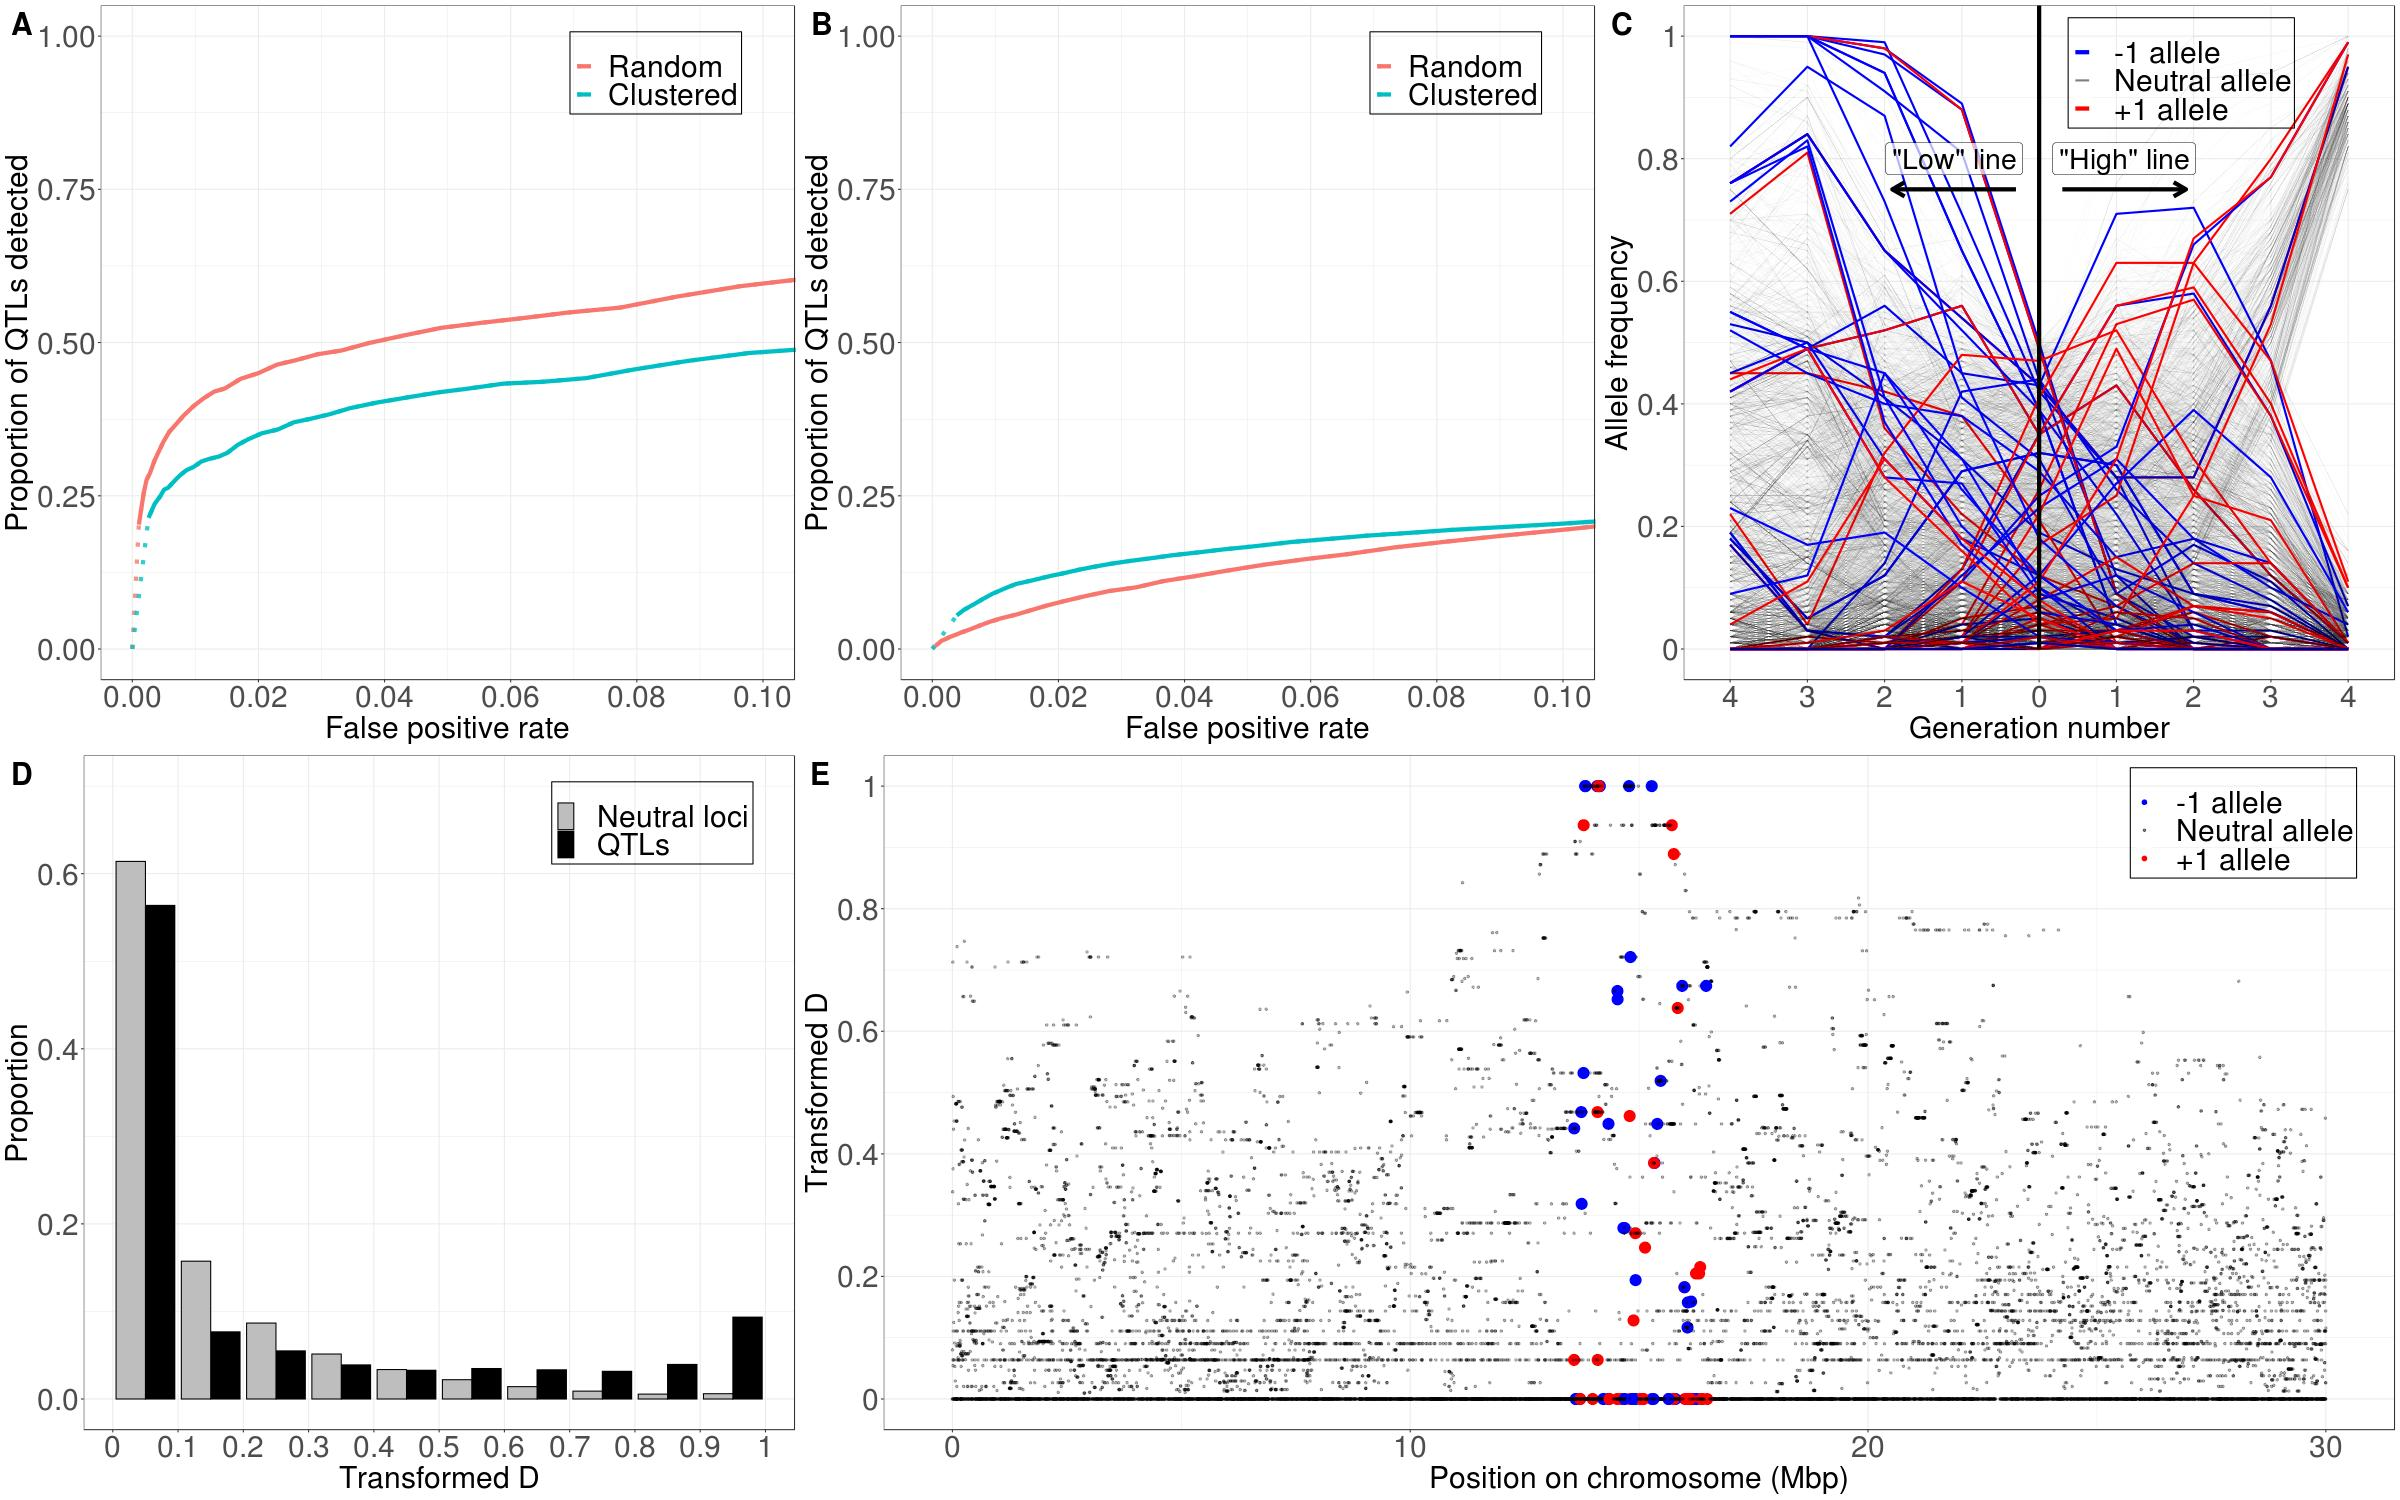

Source code (R):
## This script is used to create ROC curve comparisons among different trait architecture or experimental design scenarios.
## First define the type of comparisons that you want to make. Then, under the following if statement, define the appropriate variables for type of your comparison. Also define the variables outside of the if statement. Startin from line 75, also find the appropriate if statement and follow instructions there. 
## This step is usually very quick, so an interactive R session will be more suitable.
## You might find it easier to write your own R code for your specific purpose to plot the ROC curve. 

## A and B. ROC plots #############################################

rm(list=ls(all=TRUE))

Type <- "QTL_architecture" # can be "QTL_architecture", "WindowSize", "ComputationalMethod", "Replication", "Direction", "Experimental_design"

if (Type == "Direction"){
  NExpRep <- c(1)
  Directions <- c("Plus", "Minus")
} else if (Type == "Replication"){
  NsExpRep <- c(1,2,5)
  Direction <- c("Minus")
} else {
  NExpRep <- 1
  Directions <- c("Plus"
                  , "Minus"
  )
}
WindowSize <- 0
ComputationalMethod <- "D" # comment out if doing method comparison
filename <- "NQTL10_FewerSNPs" # When Type=="Replication", "Direction", "ComputationalMethod"
title <- paste0(Type, "_", filename) # When Type=="Replication", "Direction", "ComputationalMethod"
OutPath="/fs/cbsubscb10/storage/rl683/TemporalScan/" 
SampleSize=50 # make sure that the simulation had SampleSize LARGER or EQUAL to this
NSimRep=100 # make sure that the simulation had NSimRep LARGER or EQUAL to this

library(ggplot2)

if (Type %in% c("QTL_architecture", "Experimental_design")){ # define filenames, plot title, and plot labels in the begining of the following loop 
  for (i in c(9:10)){
    titles <- c("Number_of_SNPs"
                , "Number_of_QTLs"
                , "Starting_frequency_10_QTLs"
                , "Starting_frequency_100_QTLs"
                , "Effect_size_distribution_10_QTLs"
                , "Effect_size_distribution_100_QTLs"
                , "Dominance_10_QTLs"
                , "Dominance_100_QTLs"
                , "Position_10_QTLs"
                , "Position_100_QTLs"
                , "Epistasis_scenarios"
                , "ESDistxNGenxSelectedSize"
                , "Number_of_generations_100_QTLs"
                , "Number_of_generations_10_QTLs"
    )
    
    filenames <-   list(c("NQTL10_NGen5", "NQTL10_FewerSNPs_NGen5")
                        , c("NQTL2_NGen5", "NQTL10_NGen5", "NQTL20_NGen5", "NQTL100_NGen5", "NQTL200_NGen5")
                        , c("NQTL10_NGen5", "NQTL10_FreqLow5_NGen5", "NQTL10_FreqHigh5_NGen5")
                        , c("NQTL100_NGen5", "NQTL100_FreqLow5_NGen5", "NQTL100_FreqHigh5_NGen5")
                        , c("NQTL10_NGen5", "NQTL10_ESDistE_NGen5")
                        , c("NQTL100_NGen5", "NQTL100_ESDistE_NGen5")
                        , c("NQTL10_NGen5",  "NQTL10_D0_NGen5", "NQTL10_D1_NGen5")
                        , c("NQTL100_NGen5", "NQTL100_D0_NGen5", "NQTL100_D1_NGen5")
                        , c("NQTL10_NGen5", "NQTL10_Clustered_NGen5")
                        , c("NQTL100_NGen5", "NQTL100_Clustered_NGen5")
                        , c("NQTL10_NGen5", "NQTL10_EpiSce9_NGen5", "NQTL10_EpiSce4_NGen5", "NQTL10_EpiSce8_NGen5", "NQTL10_EpiSce1_NGen5", "NQTL10_EpiSce5_NGen5", "NQTL10_EpiSce10_NGen5", "NQTL10_EpiSce7_NGen5", "NQTL10_EpiSce11_NGen5")
                        , c("NQTL100", "NQTL100_ESDistE", "NQTL100_NGen20SelectedSize200", "NQTL100_NGen20SelectedSize200ESDistE")
                        , c("NQTL100", "NQTL100_NGen5")
                        , c("NQTL10", "NQTL10_NGen5")
    )
    
    labels <- list(c("~14000 SNPs \n(Standard)", "~1400 SNPs")
                   , c("2 QTLs", "10 QTLs", "20 QTLs", "100 QTLs",  "200 QTLs")
                   , c("Random (Standard)", "Lower than 5%", "Higher than 5%")
                   , c("Random (Standard)", "Lower than 5%", "Higher than 5%")
                   , c("Equal (Standard)", "Exponential")
                   , c("Equal (Standard)", "Exponential")
                   , c("Mutant is codominant \n(Standard)", "Mutant is recessive", "Mutant is dominant")
                   , c("Mutant is codominant \n(Standard)", "Mutant is recessive", "Mutant is dominant")
                   , c("Random", "Clustered")
                   , c("Random", "Clustered")
                   , c("No epistatisis (Standard)", "Synergistic, weak", "Synergistic, strong", "Antaganistic, weak", "Antaganistic, strong", "Sign, weak",  "Sign, strong", "Reciprocal sign, weak", "Reciprocal sign, strong")
                   , c("Fixed, 10 Generations, 10% Selected (Basline)", "Exponential, 10 Generations, 10% Selected", "Fixed, 20 Generations, 20% Selected", "Exponential, 20 Generations, 20% Selected")
                   , c("10 Generations (Standard)", "5 Generations")
                   , c("10 Generations (Standard)", "5 Generations")
    )
    
    title <- titles[i]
    filenames <- filenames[[i]]
    labels <- labels[[i]]
    
    
    n_files <- length(filenames)
    for (Direction in Directions) {
      for (filename in filenames){
        for (k in 1:NSimRep){
          if (Direction == "Plus") {
            DirectionName <- "SingleDirection"
          } else if (Direction == "Minus"){
            DirectionName <- "OppositeDirections"
          }
          setwd(paste0(OutPath, "Simulations/", filename, "/SimRep", k, "/ExpRep", Direction, NExpRep))
          ROC <- read.table("ROC_TwoTimepoints.txt", sep = ",",  header = T, stringsAsFactors = F)
          if(dim(ROC)[2]==6){
            ROC <- cbind(ROC, ROC[,2])
          }
          colnames(ROC)<- c("Proportion_of_genetic_variance_in_gen_1", 
                            "Proportion_of_QTL_detected_weighted", 
                            "False_positive_rate",
                            "Window_size",
                            "Computational_method",
                            "Numbers_of_timepoints_sampled",
                            "Proportion_of_QTL_detected_unweighted")
          ROC <- ROC[which(ROC$Window_size==WindowSize & ROC$Computational_method==ComputationalMethod),]
          if (k == 1){
            ROC_final <- ROC[,c(1:3,7)]
          } else {
            ROC_final <- ROC[,c(1:3,7)]+ROC_final
          }
        }
        ROC_final <- ROC_final/NSimRep
        ROC_final <- cbind(ROC_final, filename)
        color <- which(filenames == filename)
        ROC_final <- cbind(ROC_final, color) 
        if (!exists("ROC_QTL_archetecture_pooled")){
          ROC_QTL_archetecture_pooled <- ROC_final
        } else {
          ROC_QTL_archetecture_pooled <- rbind(ROC_QTL_archetecture_pooled, ROC_final)
        } 
      }
      library(ggplot2)
      
      p1 <- ggplot(ROC_QTL_archetecture_pooled, aes(False_positive_rate, Proportion_of_genetic_variance_in_gen_1, color = factor(color, labels = labels))) + 
        geom_line(size = 2, alpha = 0.8, linetype="dotted") + 
        geom_line(data=ROC_QTL_archetecture_pooled[which(ROC_QTL_archetecture_pooled[,1]>0 | ROC_QTL_archetecture_pooled[,3]>0),], aes(False_positive_rate, Proportion_of_genetic_variance_in_gen_1, color = factor(color, labels = labels)), size = 2, alpha = 1) + 
        scale_x_continuous(breaks = seq(0,0.1,0.02)) + 
        scale_y_continuous(limits = c(0,1)) + 
        coord_cartesian(xlim = c(0,0.1)) +
        xlab("False positive rate") +
        ylab("Proportion of genetic variance detected") +
        theme_bw() +
        theme(legend.position="none") +
        theme(axis.title = element_text(size = 30)) +
        theme(axis.text=element_text(size=30)) +
        theme(text = element_text(size=30)) +
        ggtitle(NULL)
      p2 <- ggplot(ROC_QTL_archetecture_pooled, aes(False_positive_rate,Proportion_of_QTL_detected_weighted, color = factor(color, labels = labels))) + 
        geom_line(size = 2, alpha = 0.8, linetype="dotted") + 
        geom_line(data=ROC_QTL_archetecture_pooled[which(ROC_QTL_archetecture_pooled[,2]>0 | ROC_QTL_archetecture_pooled[,3]>0),], aes(False_positive_rate, Proportion_of_QTL_detected_weighted, color = factor(color, labels = labels)), size = 2, alpha = 1) + 
        scale_x_continuous(breaks = seq(0,0.1,0.02)) + 
        scale_y_continuous(limits = c(0,1)) + 
        coord_cartesian(xlim = c(0,0.1)) +
        xlab("False positive rate") +
        ylab("Proportion of QTLs detected weighted by effect size") +
        theme_bw() +
        theme(legend.position="none") +
        theme(axis.title = element_text(size = 30)) +
        theme(axis.text=element_text(size=30)) +
        theme(text = element_text(size=30)) +
        ggtitle(NULL) 
      p3 <- ggplot(ROC_QTL_archetecture_pooled, aes(False_positive_rate,Proportion_of_QTL_detected_unweighted, color = factor(color, labels = labels))) +
        geom_line(size = 2, alpha = 0.8, linetype="dotted") +
        geom_line(data=ROC_QTL_archetecture_pooled[which(ROC_QTL_archetecture_pooled[,2]>0 | ROC_QTL_archetecture_pooled[,3]>0),], aes(False_positive_rate, Proportion_of_QTL_detected_unweighted, color = factor(color, labels = labels)), size = 2, alpha = 1) +
        scale_x_continuous(breaks = seq(0,0.1,0.02)) +
        scale_y_continuous(limits = c(0,1)) +
        coord_cartesian(xlim = c(0,0.1)) +
        xlab("False positive rate") +
        ylab("Proportion of QTLs detected") +
        theme_bw() +
        theme(legend.position="none") +
        theme(axis.title = element_text(size = 30)) +
        theme(axis.text=element_text(size=30)) +
        theme(text = element_text(size=30)) +
        ggtitle(NULL)
      
      p4 <- p1 +
        theme(legend.position = c(0.75, 0.2)) +
        theme(legend.text=element_text(size=30)) +
        theme(legend.background = element_rect(fill = "transparent", color="black")) +
        theme(legend.title = element_blank()) +
        theme(axis.title = element_text(size = 30)) +
        theme(axis.text=element_text(size=30))
      p5 <- p2 + 
        theme(legend.position = c(0.75, 0.2)) +
        theme(legend.text=element_text(size=30)) +
        theme(legend.background = element_rect(fill = "transparent", color="black")) +
        theme(legend.title = element_blank()) +
        theme(axis.title = element_text(size = 30)) +
        theme(axis.text=element_text(size=30))
      p6 <- p3 +
        theme(legend.position = c(0.8, 0.3)) +
        theme(legend.text=element_text(size=30)) +
        theme(legend.background = element_rect(fill = "transparent", color="black")) +
        theme(legend.title = element_blank()) +
        theme(axis.title = element_text(size = 30)) +
        theme(axis.text=element_text(size=30))
      
      setwd(paste0(OutPath, "Figures/ROC/", title, "/"))
      
      png(paste0(title[1], "_", DirectionName, "_Zoomed_NGen5_Variance.png"), width = 800, height = 750, units = "px", pointsize = 20)
      print(p1)
      dev.off()
      png(paste0(title[1], "_", DirectionName, "_Zoomed_NGen5_Weighted.png"), width = 800, height = 750, units = "px", pointsize = 20)
      print(p2)
      dev.off()
      png(paste0(title[1], "_", DirectionName, "_Zoomed_NGen5_Unweighted.png"), width = 800, height = 750, units = "px", pointsize = 20)
      print(p3)
      dev.off()
      png(paste0(title[1], "_", DirectionName, "_Zoomed_NGen5_Variance_Legend.png"), width = 800, height = 750, units = "px", pointsize = 20)
      print(p4)
      dev.off()
      png(paste0(title[1], "_", DirectionName, "_Zoomed_NGen5_Weighted_Legend.png"), width = 800, height = 750, units = "px", pointsize = 20)
      print(p5)
      dev.off()
      png(paste0(title[1], "_", DirectionName, "_Zoomed_NGen5_Unweighted_Legend.png"), width = 800, height = 750, units = "px", pointsize = 20)
      print(p6)
      dev.off()
      
      if (i==9 & DirectionName=="OppositeDirections"){
        panel_a <- p6
      } else if (i==10 & DirectionName=="OppositeDirections"){
        panel_b <- p6
      }
      
      rm(ROC_QTL_archetecture_pooled)
    }
  }
} 

## C. Plot allele frequency trajectory in one single experiment #########################################################################################
library(ggplot2)
library(reshape)

scenarios <- c("NQTL100", "NQTL100_Clustered")
legend_positions <- list(c(0.27, 0.9), c(0.7, 0.9))
for (k in 2) {
  scenario <- scenarios[k]
  lengend_position <- legend_positions[[k]]
  for (i in 1){
    setwd(paste0("/fs/cbsubscb10/storage/rl683/TemporalScan/Simulations/", scenario, "/SimRep", i, "/ExpRepPlus1"))
    df1 <- read.table("SampleFreqAllTimepoints.txt", sep = ",", header = T)
    setwd(paste0("/fs/cbsubscb10/storage/rl683/TemporalScan/Simulations/", scenario, "/SimRep", i, "/ExpRepMinus1"))
    df2 <- read.table("SampleFreqAllTimepoints.txt", sep = ",", header = T)
    
    colnames(df1)[7:11]<-0:4
    df1<- df1[,c(1, 4, 7:11)]
    df1 <- melt(df1, id.vars=c("ID_perm", "es"), value.name="Frequency", variable.name="Timepoint")
    
    colnames(df2)[7:11]<--4:0
    df2[,7:11]<-df2[,11:7]
    df2<- df2[,c(1, 4, 7:11)]
    df2 <- melt(df2, id.vars=c("ID_perm", "es"), value.name="Frequency", variable.name="Timepoint")
    df <- rbind(df2, df1)
    df[,4]<-df[,4]/100
    colnames(df) <- c("PermanentID", "EffectSize", "Timepoint", "Frequency")
    
    p3 <- mutate(df, EffectSize=as.factor(EffectSize)) %>%
      ggplot()  +
      theme_bw() +
      geom_line(aes(x=Timepoint, y=Frequency, group=PermanentID, colour = EffectSize, alpha=EffectSize, size=EffectSize)) +
      scale_alpha_manual(values=c(1, 0.012, 1), labels = c(" -1 allele", " Neutral allele", " +1 allele")) +
      scale_size_manual(values=c(1, 0.3, 1), labels = c(" -1 allele", " Neutral allele", " +1 allele")) +
      scale_color_manual(values=c("Blue", "Black", "Red"), labels = c(" -1 allele", " Neutral allele", " +1 allele")) +
      guides(colour = guide_legend(override.aes = list(size=c(2,1,2), alpha=c(1, 0.5, 1)))) +
      annotate("label", label="\"High\" line", x = 6.1, y = 0.8, size=10, colour='black', alpha=0.7) +
      annotate("label", label="\"Low\" line", x = 3.9, y = 0.8, size=10, colour='black', alpha=0.7) +
      annotate("segment", x=5, xend=5, y=0, yend=1.5, size=2) +
      annotate("segment", x=5.3, xend=6.9, y=0.75, yend=0.75, size=2, arrow = arrow(length = unit(0.5, "cm")), color ="black") +
      annotate("segment",x=4.7, xend=3.1, y=0.75, yend=0.75, size=2, arrow = arrow(length = unit(0.5, "cm")), color ="black") +
      scale_x_discrete(breaks=c(-4:4), labels=c(seq(4,0,-1), seq(1,4,1)), name="Generation number") +
      scale_y_continuous(breaks=seq(0.00,1.00,0.2), labels=seq(0.00,1.00,0.2), name="Allele frequency") +
      coord_cartesian(ylim = c(0,1)) +
      theme(axis.text = element_text(size=30), axis.title = element_text(size=30)) +
      theme(text = element_text(size=30)) +
      theme(legend.position=lengend_position) +
      theme(legend.text=element_text(size=30)) +
      theme(legend.background = element_rect(fill = "transparent", color = "black")) +
      theme(legend.title = element_blank())
    
    png(paste0("/fs/cbsubscb10/storage/rl683/TemporalScan/Figures/Misc/FrequencyTrajectory_", scenario, "_", i, ".png"), width = 800, height = 750, units = "px", pointsize = 20)
    print(p3)
    dev.off()
    panel_c <- p3
  }
}

## D. Plot D histogram (combining all simulation reps) ####################################################################
setwd("/fs/cbsubscb10/storage/rl683/TemporalScan/")
library(ggplot2)
library(tidyverse)
scenarios=c("NQTL10", "NQTL10_D0", "NQTL10_D1", "NQTL100", "NQTL10_Clustered", "NQTL100_Clustered")
for (j in 6) {
  print(j)
  scenario=scenarios[j]
  for (i in 1:100){
    setwd(paste0("/fs/cbsubscb10/storage/rl683/TemporalScan/Simulations/", scenario, "/SimRep", i, "/ExpRepPlus1"))
    df1 <- read.table("SampleFreqAllTimepoints.txt", sep = ",", header = T)
    setwd(paste0("/fs/cbsubscb10/storage/rl683/TemporalScan/Simulations/", scenario, "/SimRep", i, "/ExpRepMinus1"))
    df2 <- read.table("SampleFreqAllTimepoints.txt", sep = ",", header = T)
    df1 <- df1[,c(1, 3, 4, 11)]
    colnames(df1) <- c("PermanentID", "Position", "EffectSize", "FrequencyPlus")
    df2 <- df2[,c(1, 3, 4, 11, 7)]
    colnames(df2) <- c("PermanentID", "Position", "EffectSize", "FrequencyMinus", "StartingFrequency")
    df <- merge(df1, df2, by="PermanentID", all=T)
    #Position<-apply(df[,c(2,5)], 1, function(x){mean(x, na.rm = T)})
    EffectSize<-apply(df[,c(3,6)], 1, function(x){mean(x, na.rm = T)})
    df <- df[,c(1,4,7,8)]
    df <- cbind(df, EffectSize)
    df[is.na(df)]<-0
    df <- cbind(df, D=abs(df$FrequencyPlus-df$FrequencyMinus)) 
    if (i==1){
      gg_frame <- df
    }
    else {
      gg_frame<-rbind(gg_frame, df)
    }
  }
  gg_frame[,6]<-gg_frame[,6]/100
  
  EffectType <- rep("Neutral", dim(gg_frame)[1])
  EffectType[which(gg_frame$EffectSize>0)] <- "QTL"
  EffectType[which(gg_frame$EffectSize<0)] <- "QTL"
  gg_frame <-cbind(gg_frame, EffectType)
  gg_frame <- mutate(gg_frame, D_binned = cut(D, breaks=seq(0,1,0.1), include.lowest=T))
  
  p4 <- ggplot(data=gg_frame, aes(x=as.numeric(D_binned), colour = EffectType, fill=EffectType, group = EffectType)) +
    geom_bar(aes(y=..prop..), position='dodge') +
    scale_color_manual(values=c("Black", "Black"), label=c(" Neutral loci", " QTLs")) +
    scale_fill_manual(values=c("Grey", "Black"), label=c(" Neutral loci", " QTLs")) +
    xlab("D-value") +
    ylab("Proportion") +
    scale_x_continuous(breaks = c(seq(0, 10, by=1)+0.5),
                       labels = c(seq(0, 1, by=0.1))) +
    coord_cartesian(ylim=c(0,0.8)) +
    theme_bw() +
    theme(axis.text = element_text(size=30), axis.title = element_text(size=30)) +
    theme(text = element_text(size=30)) +
    theme(legend.position=c(0.8, 0.9)) +
    theme(legend.text=element_text(size=30)) +
    theme(legend.background = element_rect(fill = "transparent", color="black")) +
    theme(legend.title = element_blank()) +
    theme(panel.grid.minor.x = element_blank())
  
  
  png(paste0("/fs/cbsubscb10/storage/rl683/TemporalScan/Figures/Misc/D_hist_", scenario, "_all.png"), width = 800, height = 750, units = "px", pointsize = 20)
  print(p4)
  dev.off()
  
  panel_d <- p4
}

## E. Plot distribution of D on chromosome in one single experiment #######################################################################################

library(ggplot2)
library(reshape)
library(tidyverse)

scenarios <- c("NQTL100", "NQTL100_Clustered")
legend_positions <- list(c(0.64, 0.91), c(0.9, 0.9))
for (k in 2) {
  scenario <- scenarios[k]
  lengend_position <- legend_positions[[k]]
  for (i in 1){
    setwd(paste0("/fs/cbsubscb10/storage/rl683/TemporalScan/Simulations/", scenario, "/SimRep", i, "/ExpRepPlus1"))
    df1 <- read.table("SampleFreqAllTimepoints.txt", sep = ",", header = T)
    setwd(paste0("/fs/cbsubscb10/storage/rl683/TemporalScan/Simulations/", scenario, "/SimRep", i, "/ExpRepMinus1"))
    df2 <- read.table("SampleFreqAllTimepoints.txt", sep = ",", header = T)
    
    df1 <- df1[,c(1, 3, 4, 11)]
    colnames(df1) <- c("PermanentID", "Position", "EffectSize", "FrequencyPlus")
    df2 <- df2[,c(1, 3, 4, 11, 7)]
    colnames(df2) <- c("PermanentID", "Position", "EffectSize", "FrequencyMinus", "StartingFrequency")
    df <- merge(df1, df2, by="PermanentID", all=T)
    Position<-apply(df[,c(2,5)], 1, function(x){mean(x, na.rm = T)})
    EffectSize<-apply(df[,c(3,6)], 1, function(x){mean(x, na.rm = T)})
    df <- df[,c(1,4,7,8)]
    df <- cbind(df, EffectSize)
    df[is.na(df)]<-0
    df <- cbind(df, D=df$FrequencyPlus-df$FrequencyMinus) 
    
    p5 <- mutate(df, EffectSize=as.factor(EffectSize), Position=Position/10^6) %>%
      ggplot()  +
      theme_bw() +
      geom_point(aes(x=Position, y=abs(D/100), group=PermanentID, colour = EffectSize, alpha=EffectSize, size=EffectSize)) +
      scale_alpha_manual(values=c(1, 0.3, 1), labels = c(" -1 allele", " Neutral allele", " +1 allele")) +
      scale_size_manual(values=c(5, 1, 5), labels = c(" -1 allele", " Neutral allele", " +1 allele")) +
      scale_color_manual(values=c("Blue", "Black", "Red"), labels = c(" -1 allele", " Neutral allele", " +1 allele")) +
      guides(colour = guide_legend(override.aes = list(size=c(2,1,2), alpha=c(1, 0.5, 1)))) +
      scale_x_continuous(name="Position on chromosome (Mbp)") +
      scale_y_continuous(breaks=seq(0.00,1.00,0.2), labels=seq(0.00,1.00,0.2), name="D-value") +
      coord_cartesian(ylim = c(0,1)) +
      theme(axis.text = element_text(size=30), axis.title = element_text(size=30)) +
      theme(text = element_text(size=30)) +
      theme(legend.position=lengend_position) +
      theme(legend.text=element_text(size=30)) +
      theme(legend.background = element_rect(fill = "transparent", color = "black")) +
      theme(legend.title = element_blank())
    
    
    png(paste0("/fs/cbsubscb10/storage/rl683/TemporalScan/Figures/Misc/D_vs_position_", scenario, "_", i, ".png"), width = 1600, height = 750, units = "px", pointsize = 20)
    print(p5)
    dev.off()
    
    panel_e <- p5
  }
}

## Assemble these into one figure #########################################
library(cowplot)
figure_4 <- plot_grid(panel_a, panel_b, panel_c, panel_d, labels=c("A", "B", "C", "D"), nrow = 2, label_size=30) %>%
  plot_grid(., panel_e, labels = c('', 'E'), ncol = 1, rel_heights = c(2, 1), label_size=30)
png(paste0("/fs/cbsubscb10/storage/rl683/TemporalScan/Figures/FiguresForPaper/Figure_4.png"), width = 800*2, height = 750*3, units = "px", pointsize = 20)
print(figure_4)
dev.off()

figure_4_up <- plot_grid(panel_a, panel_b, panel_c, labels=c("A", "B", "C"), nrow = 1, label_size=30)
figure_4_down <- plot_grid(panel_d, panel_e, labels=c("D", "E"), nrow = 1, label_size=30, rel_widths =  c(1, 2))
figure_4 <- plot_grid(figure_4_up, figure_4_down, nrow = 2)
png(paste0("/fs/cbsubscb10/storage/rl683/TemporalScan/Figures/FiguresForPaper/Figure_4_v2.png"), width = 800*3, height = 750*2, units = "px", pointsize = 20)
print(figure_4)
dev.off()